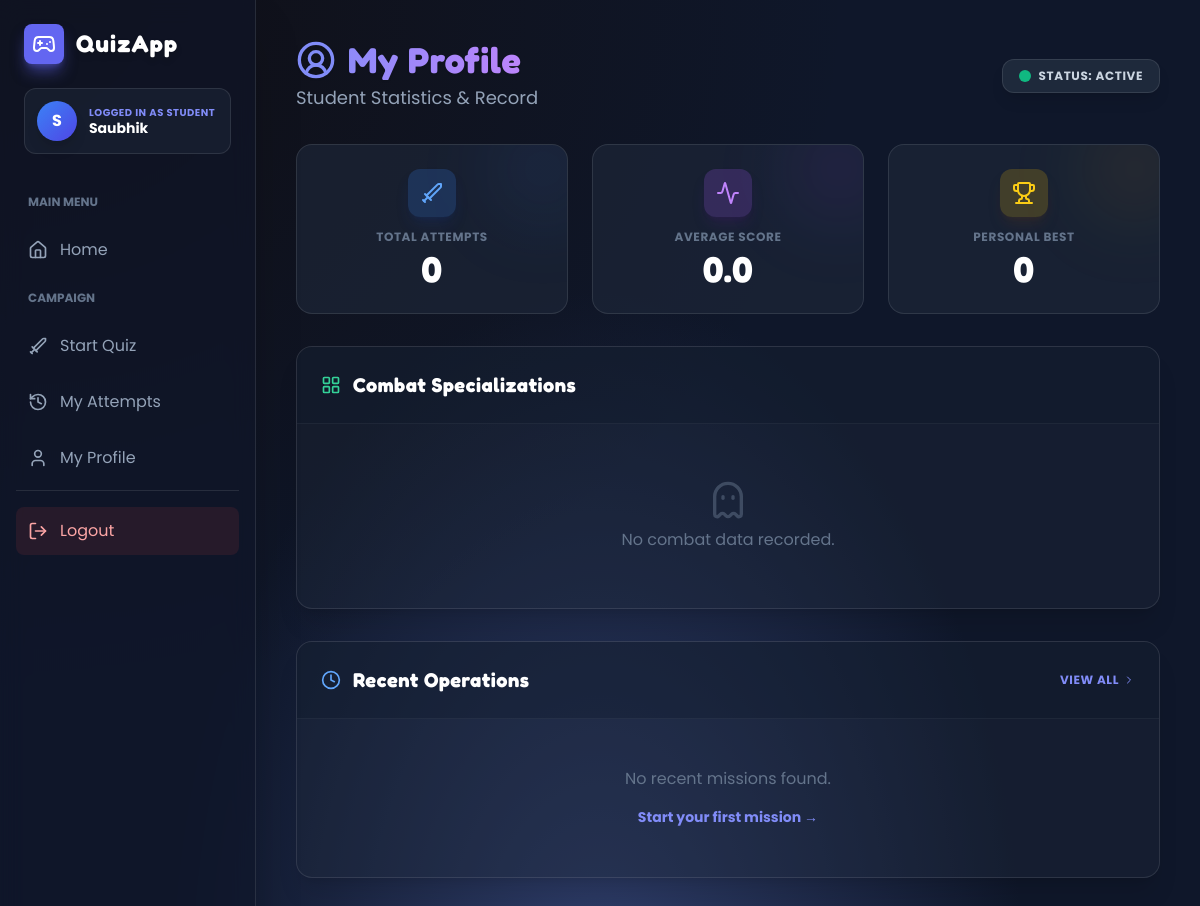
The page /quiz/profile (signed in) on the database as committed earlier.
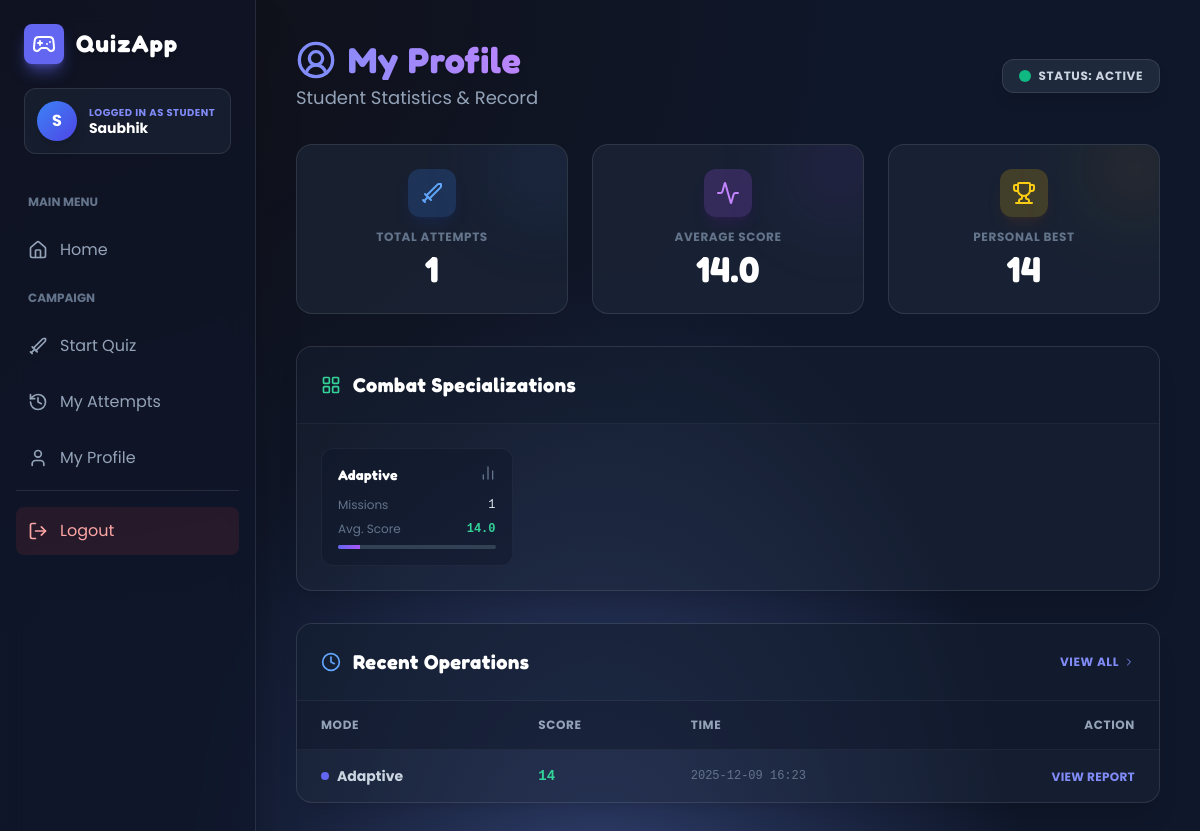
The same page on the database as committed later.
### models.py (models this page shows, shortened)
class Attempt(db.Model):
    id = db.Column(db.Integer, primary_key=True)
    user_id = db.Column(db.Integer, nullable=False)
    mode = db.Column(db.String(50), nullable=False)
    score = db.Column(db.Integer, default=0)
    started_at = db.Column(db.DateTime, default=datetime.utcnow)
    ended_at = db.Column(db.DateTime)
    details = db.Column(db.Text)  # JSON encoded list of per-question events

### quiz/routes.py (the view)
@quiz_bp.route("/profile")
@login_required
def profile():
    user_id = current_user.id
    attempts = Attempt.query.filter_by(user_id=user_id).order_by(Attempt.started_at.desc()).all()
    total_attempts = len(attempts)
    scores = [a.score or 0 for a in attempts]
    avg_score = sum(scores) / len(scores) if scores else 0
    best_score = max(scores) if scores else 0
    mode_stats = {}
    for a in attempts:
        mode = a.mode or "unknown"
        mode_stats.setdefault(mode, {"count": 0, "total": 0})
        mode_stats[mode]["count"] += 1
        mode_stats[mode]["total"] += (a.score or 0)
    recent = attempts[:10]
    return render_template(
        "student_profile.html",
        attempts=attempts,
        total_attempts=total_attempts,
        avg_score=avg_score,
        best_score=best_score,
        mode_stats=mode_stats,
        recent=recent
    )

### models.py (called while the page is built)
@login_manager.user_loader
def load_user(user_id):
    try:
        return User.query.get(int(user_id))
    except Exception:
        return None

### templates/student_profile.html (shortened to what the changed rows need)
{% extends "base.html" %}
{% block content %}
<div class="max-w-5xl mx-auto space-y-8 fade">
    <div class="flex flex-col md:flex-row items-start md:items-center justify-between gap-4">
        <div>
            <h1 class="text-4xl font-bold text-transparent bg-clip-text bg-gradient-to-r from-indigo-400 to-purple-400 font-game drop-shadow-sm flex items-center gap-3">
                <i data-lucide="user-circle-2" class="text-indigo-400 w-10 h-10"></i>
            </h1>
        </div>
    </div>
    <div class="grid grid-cols-1 md:grid-cols-3 gap-6">
        <div class="bg-slate-800/60 backdrop-blur-md border border-white/10 p-6 rounded-2xl relative overflow-hidden group hover:border-blue-500/30 transition-all">
            <div class="relative z-10 text-center">
                <div class="inline-flex p-3 rounded-xl bg-blue-500/20 text-blue-400 mb-3 shadow-lg shadow-blue-900/20">
                    <i data-lucide="sword" class="w-6 h-6"></i>
                </div>
                <p class="text-xs font-bold text-slate-500 uppercase tracking-wider mb-1">Total Attempts</p>
                <p class="text-4xl font-bold text-white font-game">{{ total_attempts }}</p>
            </div>
        </div>
        <div class="bg-slate-800/60 backdrop-blur-md border border-white/10 p-6 rounded-2xl relative overflow-hidden group hover:border-purple-500/30 transition-all">
            <div class="relative z-10 text-center">
                <div class="inline-flex p-3 rounded-xl bg-purple-500/20 text-purple-400 mb-3 shadow-lg shadow-purple-900/20">
                    <i data-lucide="activity" class="w-6 h-6"></i>
                </div>
                <p class="text-xs font-bold text-slate-500 uppercase tracking-wider mb-1">Average Score</p>
                <p class="text-4xl font-bold text-white font-game">
                    {% if avg_score is not none %}
                        {{ "%.1f"|format(avg_score) }}
                    {% else %}
                        —
                    {% endif %}
                </p>
            </div>
        </div>
        <div class="bg-slate-800/60 backdrop-blur-md border border-white/10 p-6 rounded-2xl relative overflow-hidden group hover:border-yellow-500/30 transition-all">
            <div class="relative z-10 text-center">
                <div class="inline-flex p-3 rounded-xl bg-yellow-500/20 text-yellow-400 mb-3 shadow-lg shadow-yellow-900/20">
                    <i data-lucide="trophy" class="w-6 h-6"></i>
                </div>
                <p class="text-xs font-bold text-slate-500 uppercase tracking-wider mb-1">Personal Best</p>
                <p class="text-4xl font-bold text-white font-game">
                    {% if best_score is not none %}
                        {{ best_score }}
                    {% else %}
                        —
                    {% endif %}
                </p>
            </div>
        </div>
    </div>
    <div class="bg-slate-800/40 backdrop-blur-md border border-white/10 rounded-2xl overflow-hidden shadow-xl">
        <div class="p-6 border-b border-white/5 bg-slate-900/30">
            <h2 class="text-xl font-bold text-white font-game flex items-center gap-3">
                <i data-lucide="layout-grid" class="text-emerald-400 w-5 h-5"></i>
                Combat Specializations
            </h2>
        </div>
        <div class="p-6">
            {% if mode_stats %}
            <div class="grid grid-cols-1 md:grid-cols-2 lg:grid-cols-4 gap-4">
                {% for mode, ms in mode_stats.items() %}
                <div class="bg-slate-900/50 hover:bg-slate-800/80 border border-white/5 hover:border-indigo-500/30 rounded-xl p-4 transition-all group">
                    <div class="flex justify-between items-start mb-3">
                        <span class="text-sm font-bold text-white capitalize font-game tracking-wide">{{ mode }}</span>
                        <span class="text-slate-500 group-hover:text-indigo-400 transition-colors">
                            {% if mode == 'adaptive' %}<i data-lucide="bar-chart-2" class="w-4 h-4"></i>
                            {% elif mode == 'challenger' %}<i data-lucide="swords" class="w-4 h-4"></i>
                            {% elif mode == 'minuterush' %}<i data-lucide="zap" class="w-4 h-4"></i>
                            {% elif mode == 'firststrike' %}<i data-lucide="skull" class="w-4 h-4"></i>
                            {% else %}<i data-lucide="gamepad-2" class="w-4 h-4"></i>{% endif %}
                        </span>
                    </div>
                    <div class="space-y-2">
                        <div class="flex justify-between text-xs">
                            <span class="text-slate-500">Missions</span>
                            <span class="text-slate-200 font-mono">{{ ms.count }}</span>
                        </div>
                        <div class="flex justify-between text-xs">
                            <span class="text-slate-500">Avg. Score</span>
                            <span class="text-emerald-400 font-mono font-bold">
                                {% if ms.count > 0 %}
                                    {{ "%.1f"|format(ms.total / ms.count) }}
                                {% else %}
                                    0.0
                                {% endif %}
                            </span>
                        </div>
                        <div class="w-full bg-slate-700 h-1 rounded-full mt-2 overflow-hidden">
                            {% set avg = (ms.total / ms.count) if ms.count > 0 else 0 %}
                            {% set pct = (avg / 100) * 100 if avg <= 100 else 100 %}
                            <div class="h-full bg-gradient-to-r from-indigo-500 to-purple-500" style="width: {{ pct }}%;"></div>
                        </div>
                    </div>
                </div>
                {% endfor %}
            </div>
            {% else %}
                <div class="text-center py-8 text-slate-500">
                    <i data-lucide="ghost" class="w-10 h-10 mx-auto mb-2 opacity-50"></i>
                    <p>No combat data recorded.</p>
                </div>
            {% endif %}
        </div>
    </div>
    <div class="bg-slate-800/40 backdrop-blur-md border border-white/10 rounded-2xl overflow-hidden shadow-xl">
        <div class="p-6 border-b border-white/5 bg-slate-900/30 flex justify-between items-center">
            <h2 class="text-xl font-bold text-white font-game flex items-center gap-3">
                <i data-lucide="clock" class="text-blue-400 w-5 h-5"></i>
                Recent Operations
            </h2>
        </div>
        {% if recent %}
        <div class="overflow-x-auto">
            <table class="w-full text-left">
                <thead class="bg-slate-900/50 text-xs font-bold text-slate-400 uppercase tracking-wider border-b border-white/5">
                    <tr>
                        <th class="px-6 py-4">Mode</th>
                        <th class="px-6 py-4">Score</th>
                        <th class="px-6 py-4">Time</th>
                        <th class="px-6 py-4 text-right">Action</th>
                    </tr>
                </thead>
                <tbody class="divide-y divide-white/5 text-sm">
                    {% for a in recent %}
                    <tr class="hover:bg-white/5 transition-colors group">
                        <td class="px-6 py-4 font-bold text-slate-300 capitalize flex items-center gap-2">
                            <span class="w-2 h-2 rounded-full
                                {% if a.mode == 'adaptive' %}bg-indigo-500
                                {% elif a.mode == 'challenger' %}bg-orange-500
                                {% elif a.mode == 'minuterush' %}bg-emerald-500
                                {% elif a.mode == 'firststrike' %}bg-red-500
                                {% else %}bg-slate-500{% endif %}">
                            </span>
                            {{ a.mode }}
                        </td>
                        <td class="px-6 py-4 text-emerald-400 font-mono font-bold">{{ a.score }}</td>
                        <td class="px-6 py-4 text-slate-500 font-mono text-xs">{{ a.started_at.strftime('%Y-%m-%d %H:%M') }}</td>
                        <td class="px-6 py-4 text-right">
                            <a href="{{ url_for('quiz.results', attempt_id=a.id) }}"
                               class="text-indigo-400 hover:text-white transition-colors text-xs font-bold uppercase tracking-wide group-hover:underline">
                                View Report
                            </a>
                        </td>
                    </tr>
                    {% endfor %}
                </tbody>
            </table>
        </div>
        {% else %}
            <div class="p-12 text-center text-slate-500">
                <p>No recent missions found.</p>
                <a href="{{ url_for('quiz.start') }}" class="mt-4 inline-block text-indigo-400 hover:text-indigo-300 text-sm font-bold">Start your first mission &rarr;</a>
            </div>
        {% endif %}
    </div>
</div>
{% endblock %}

Rows that differ between the two databases and show on the page:
added Attempt: mode "Adaptive", count "1", total "14.0", {{ pct }} 14.000000000000002 (drawn), score "14", started_at "2025-12-09 16:23"
Other text that changed with them:
{{ total_attempts }}: "0" → "1"
{{ "%.1f"|format(avg_score) }}: "0.0" → "14.0"
{{ best_score }}: "0" → "14"
text no longer shown: "No combat data recorded. No recent missions found. Start your first mission →"
text now shown: "MODE SCORE TIME ACTION"
